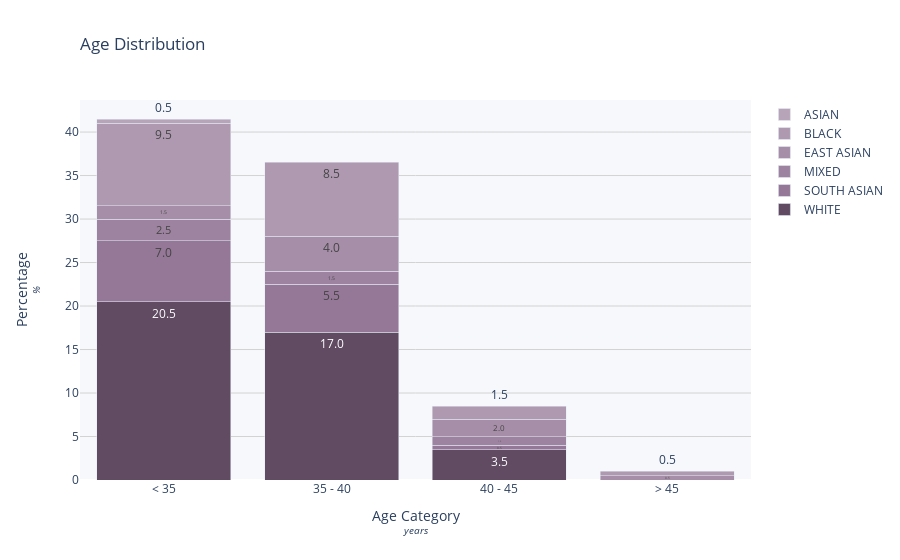
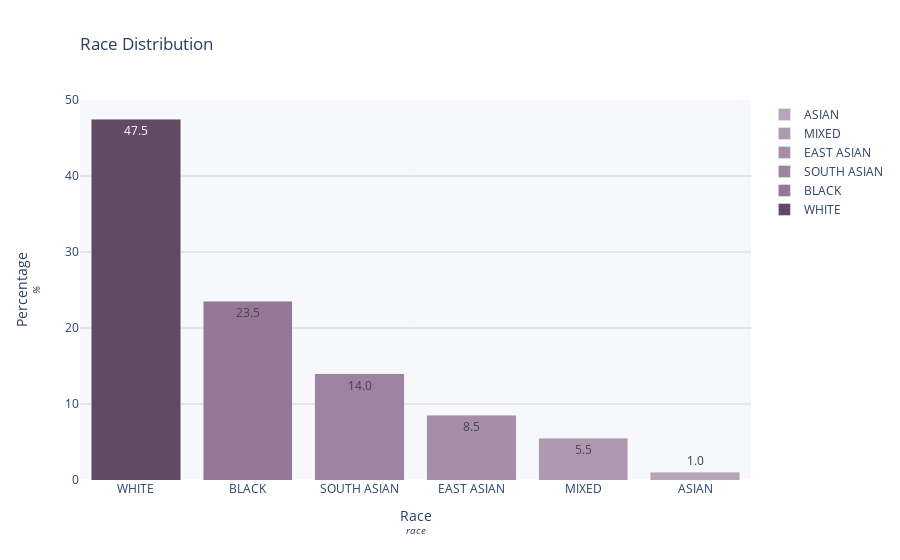
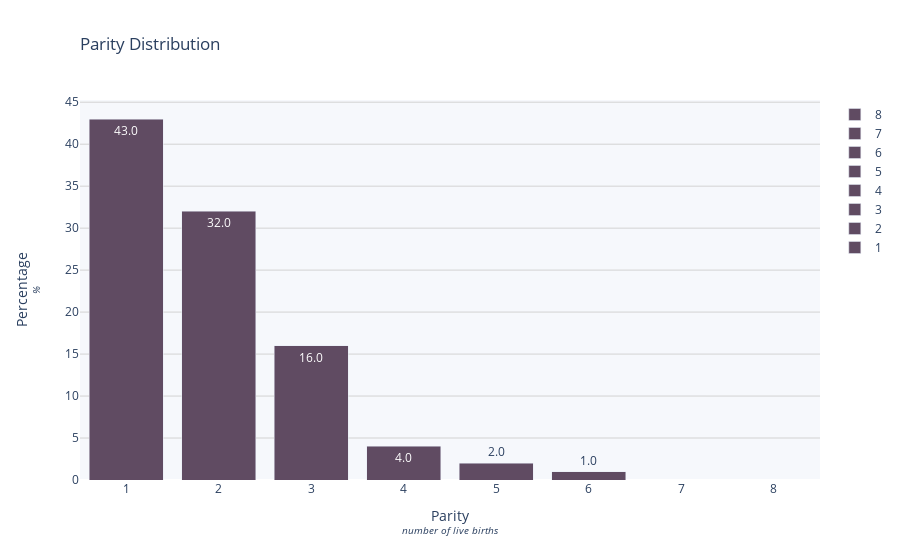
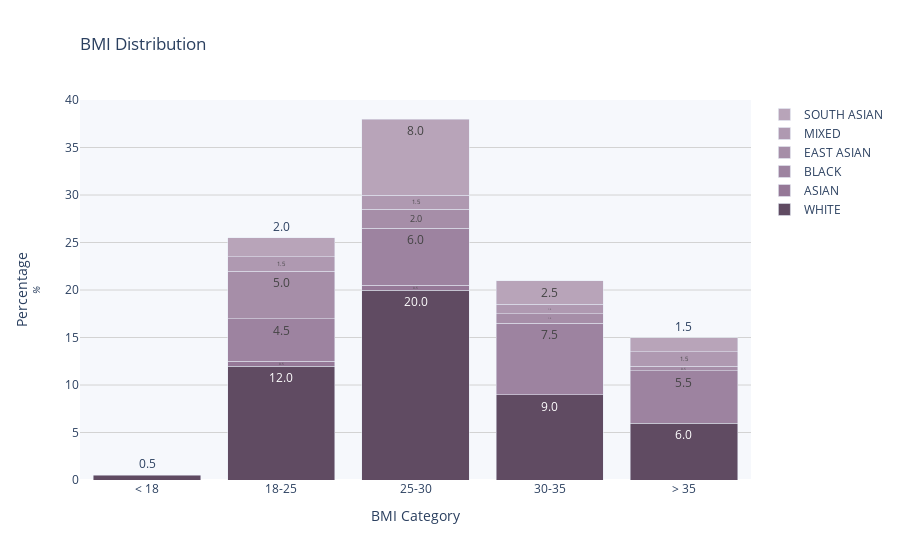

The code cell stored with these charts, in order, in its notebook:
### Code cell
ma.population_description()

### Figure 1 — Plotly figure (JSON) as saved in the notebook; plotly's stock layout.template omitted (floating-point values rounded to 4 significant figures)
{"data": [{"marker": {"color": "#604b62"}, "name": "WHITE", "text": ["20.5", "17.0", "3.5"], "type": "bar", "x": ["< 35", "35 - 40", "40 - 45"], "y": [20.5, 17, 3.5]}, {"marker": {"color": "#957897"}, "name": "SOUTH ASIAN", "text": ["7.0", "5.5", "0.5"], "type": "bar", "x": ["< 35", "35 - 40", "40 - 45"], "y": [7, 5.5, 0.5]}, {"marker": {"color": "#9d83a0"}, "name": "MIXED", "text": ["2.5", "1.5", "1.0"], "type": "bar", "x": ["< 35", "35 - 40", "40 - 45"], "y": [2.5, 1.5, 1]}, {"marker": {"color": "#a68ea8"}, "name": "EAST ASIAN", "text": ["1.5", "4.0", "2.0", "0.5"], "type": "bar", "x": ["< 35", "35 - 40", "40 - 45", "> 45"], "y": [1.5, 4, 2, 0.5]}, {"marker": {"color": "#af99b1"}, "name": "BLACK", "text": ["9.5", "8.5", "1.5", "0.5"], "type": "bar", "x": ["< 35", "35 - 40", "40 - 45", "> 45"], "y": [9.5, 8.5, 1.5, 0.5]}, {"marker": {"color": "#b8a4b9"}, "name": "ASIAN", "text": ["0.5"], "type": "bar", "x": ["< 35"], "y": [0.5]}], "layout": {"barmode": "stack", "paper_bgcolor": "white", "plot_bgcolor": "#F6F8FC", "title": {"text": "Age Distribution", "x": 0, "xref": "paper"}, "xaxis": {"title": {"text": "Age Category<br><sup><i>years</i></sup>"}}, "yaxis": {"gridcolor": "lightgrey", "title": {"text": "Percentage<br><sup><i>%</i></sup>"}}}}

### Figure 2 — Plotly figure (JSON) as saved in the notebook; plotly's stock layout.template omitted (floating-point values rounded to 4 significant figures)
{"data": [{"marker": {"color": "#604b62"}, "name": "WHITE", "text": ["47.5"], "type": "bar", "x": ["WHITE"], "y": [47.5]}, {"marker": {"color": "#957897"}, "name": "BLACK", "text": ["23.5"], "type": "bar", "x": ["BLACK"], "y": [23.5]}, {"marker": {"color": "#9d83a0"}, "name": "SOUTH ASIAN", "text": ["14.0"], "type": "bar", "x": ["SOUTH ASIAN"], "y": [14]}, {"marker": {"color": "#a68ea8"}, "name": "EAST ASIAN", "text": ["8.5"], "type": "bar", "x": ["EAST ASIAN"], "y": [8.5]}, {"marker": {"color": "#af99b1"}, "name": "MIXED", "text": ["5.5"], "type": "bar", "x": ["MIXED"], "y": [5.5]}, {"marker": {"color": "#b8a4b9"}, "name": "ASIAN", "text": ["1.0"], "type": "bar", "x": ["ASIAN"], "y": [1]}], "layout": {"barmode": "stack", "paper_bgcolor": "white", "plot_bgcolor": "#F6F8FC", "title": {"text": "Race Distribution", "x": 0, "xref": "paper"}, "xaxis": {"title": {"text": "Race<br><sup><i>race</i></sup>"}}, "yaxis": {"gridcolor": "lightgrey", "title": {"text": "Percentage<br><sup><i>%</i></sup>"}}}}

### Figure 3 — Plotly figure (JSON) as saved in the notebook; plotly's stock layout.template omitted (floating-point values rounded to 4 significant figures)
{"data": [{"marker": {"color": "#604b62"}, "name": "1", "text": ["43.0"], "type": "bar", "x": ["1"], "y": [43]}, {"marker": {"color": "#604b62"}, "name": "2", "text": ["32.0"], "type": "bar", "x": ["2"], "y": [32]}, {"marker": {"color": "#604b62"}, "name": "3", "text": ["16.0"], "type": "bar", "x": ["3"], "y": [16]}, {"marker": {"color": "#604b62"}, "name": "4", "text": ["4.0"], "type": "bar", "x": ["4"], "y": [4]}, {"marker": {"color": "#604b62"}, "name": "5", "text": ["2.0"], "type": "bar", "x": ["5"], "y": [2]}, {"marker": {"color": "#604b62"}, "name": "6", "text": ["1.0"], "type": "bar", "x": ["6"], "y": [1]}, {"marker": {"color": "#604b62"}, "name": "7", "text": ["0.0"], "type": "bar", "x": ["7"], "y": [0]}, {"marker": {"color": "#604b62"}, "name": "8", "text": ["0.0"], "type": "bar", "x": ["8"], "y": [0]}], "layout": {"barmode": "stack", "paper_bgcolor": "white", "plot_bgcolor": "#F6F8FC", "title": {"text": "Parity Distribution", "x": 0, "xref": "paper"}, "xaxis": {"title": {"text": "Parity<br><sup><i>number of live births</i></sup>"}}, "yaxis": {"gridcolor": "lightgrey", "title": {"text": "Percentage<br><sup><i>%</i></sup>"}}}}

### Figure 4 — Plotly figure (JSON) as saved in the notebook; plotly's stock layout.template omitted (floating-point values rounded to 4 significant figures)
{"data": [{"marker": {"color": "#604b62"}, "name": "WHITE", "text": ["0.5", "12.0", "20.0", "9.0", "6.0"], "type": "bar", "x": ["< 18", "18-25", "25-30", "30-35", "> 35"], "y": [0.5, 12, 20, 9, 6]}, {"marker": {"color": "#957897"}, "name": "ASIAN", "text": ["0.5", "0.5"], "type": "bar", "x": ["18-25", "25-30"], "y": [0.5, 0.5]}, {"marker": {"color": "#9d83a0"}, "name": "BLACK", "text": ["4.5", "6.0", "7.5", "5.5"], "type": "bar", "x": ["18-25", "25-30", "30-35", "> 35"], "y": [4.5, 6, 7.5, 5.5]}, {"marker": {"color": "#a68ea8"}, "name": "EAST ASIAN", "text": ["5.0", "2.0", "1.0", "0.5"], "type": "bar", "x": ["18-25", "25-30", "30-35", "> 35"], "y": [5, 2, 1, 0.5]}, {"marker": {"color": "#af99b1"}, "name": "MIXED", "text": ["1.5", "1.5", "1.0", "1.5"], "type": "bar", "x": ["18-25", "25-30", "30-35", "> 35"], "y": [1.5, 1.5, 1, 1.5]}, {"marker": {"color": "#b8a4b9"}, "name": "SOUTH ASIAN", "text": ["2.0", "8.0", "1.5", "2.5"], "type": "bar", "x": ["18-25", "25-30", "> 35", "30-35"], "y": [2, 8, 1.5, 2.5]}], "layout": {"barmode": "stack", "paper_bgcolor": "white", "plot_bgcolor": "#F6F8FC", "title": {"text": "BMI Distribution", "x": 0, "xref": "paper"}, "xaxis": {"title": {"text": "BMI Category<br><sup><i></i></sup>"}}, "yaxis": {"gridcolor": "lightgrey", "title": {"text": "Percentage<br><sup><i>%</i></sup>"}}}}
